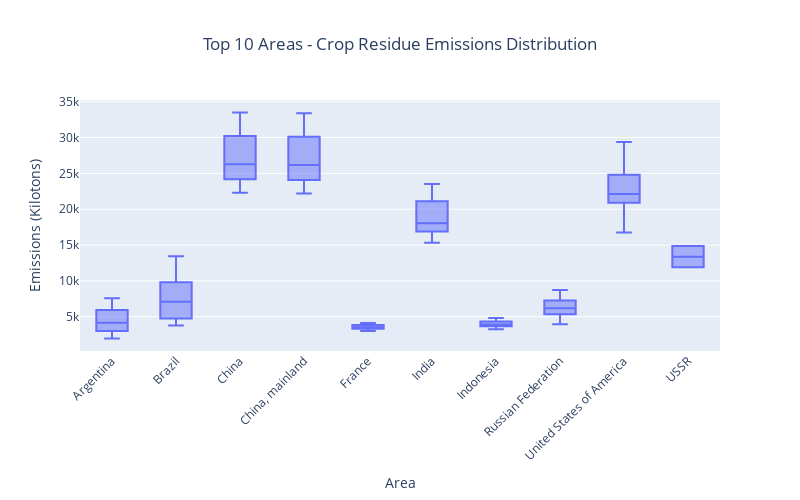

The code cell stored with this chart in its notebook:
### Code cell
# Step 2: Filter dataset for those top areas
filtered_df = df[df["Area"].isin(top_crop_areas)]

# Step 3: Create the cleaner box plot
fig = px.box(filtered_df, x="Area", y="Crop Residues",
              title="Top 10 Areas - Crop Residue Emissions Distribution",
              labels={"Crop Residues": "Emissions (Kilotons)"})
fig.update_layout(xaxis_tickangle=-45, width=800, height=500, title_x=0.5)
fig.show()

### Figure 1 — Plotly figure (JSON) as saved in the notebook; plotly's stock layout.template omitted (floating-point values rounded to 4 significant figures; data arrays with more than 128 entries replaced by an {"elided": "..."} marker saying what was removed)
{"data": [{"alignmentgroup": "True", "hovertemplate": "Area=%{x}<br>Emissions (Kilotons)=%{y}<extra></extra>", "legendgroup": "", "marker": {"color": "#636efa"}, "name": "", "notched": false, "offsetgroup": "", "orientation": "v", "showlegend": false, "type": "box", "x": {"elided": "279 str values"}, "x0": " ", "xaxis": "x", "y": {"elided": "279 float values"}, "y0": " ", "yaxis": "y"}], "layout": {"boxmode": "group", "height": 500, "legend": {"tracegroupgap": 0}, "title": {"text": "Top 10 Areas - Crop Residue Emissions Distribution", "x": 0.5}, "width": 800, "xaxis": {"anchor": "y", "autorange": true, "domain": [0, 1], "range": [-0.5, 9.5], "tickangle": -45, "title": {"text": "Area"}, "type": "category"}, "yaxis": {"anchor": "x", "autorange": true, "domain": [0, 1], "range": [214.1, 35240.0], "title": {"text": "Emissions (Kilotons)"}, "type": "linear"}}}
